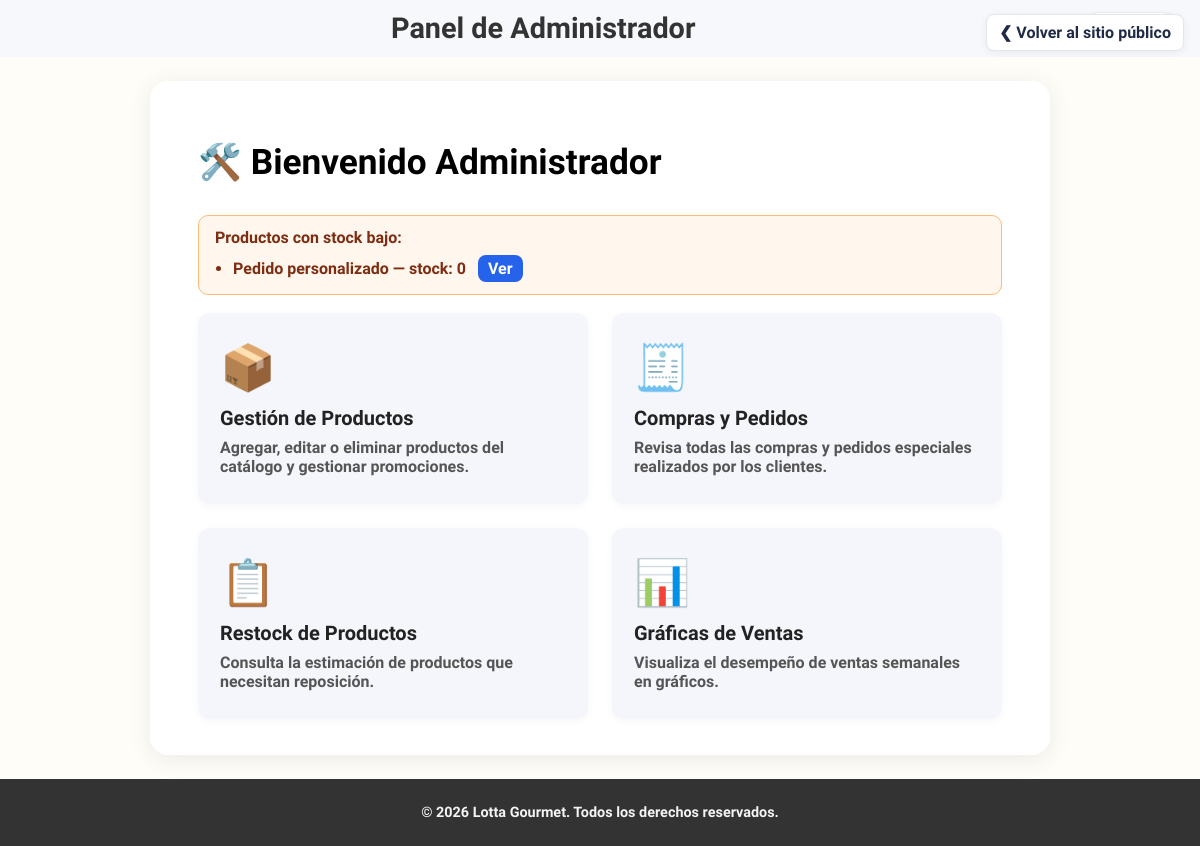
/admin (signed in), run on an earlier commit of the app's database.
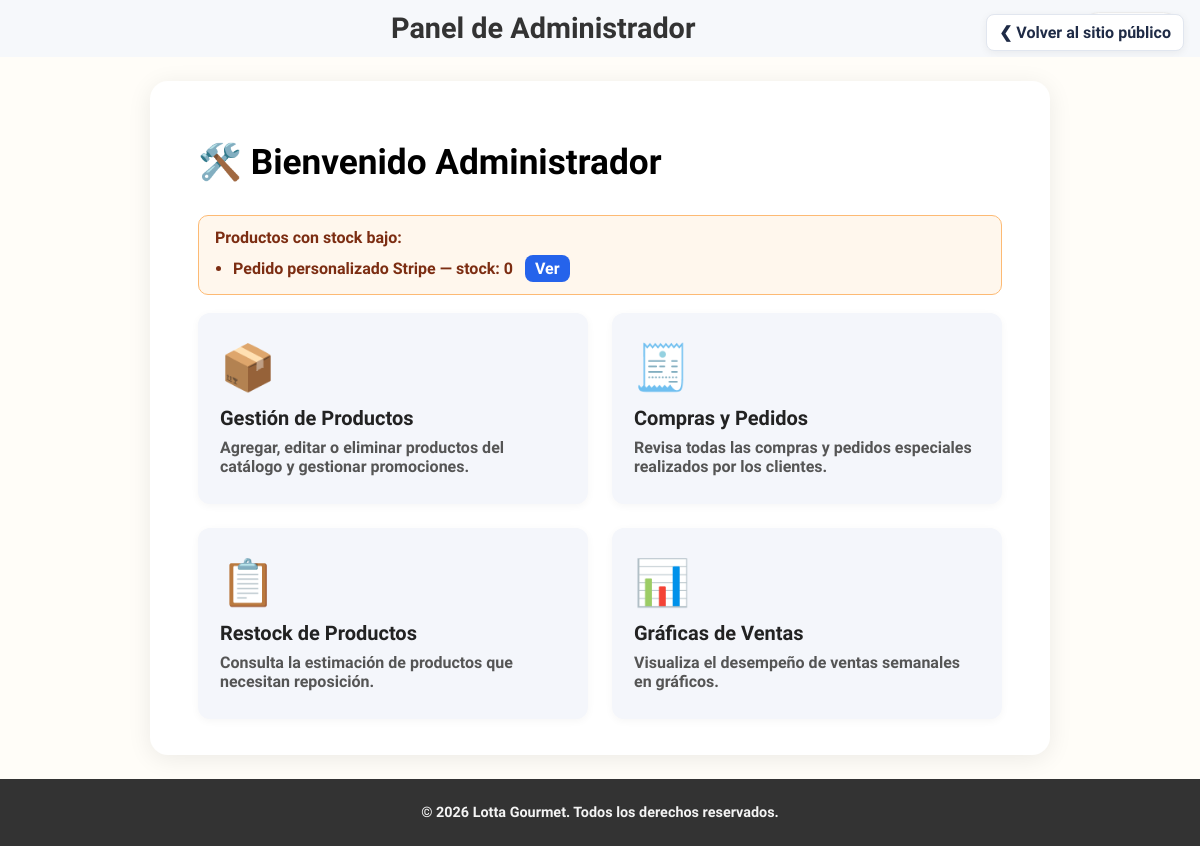
And on a later commit of the database.
### tables this page shows
CREATE TABLE `productos` (
  `id_producto` int(11) NOT NULL,
  `nombre` varchar(255) NOT NULL,
  `descripcion` text DEFAULT NULL,
  `precio` decimal(10,2) NOT NULL,
  `stock` int(11) NOT NULL,
  `imagen` varchar(255) DEFAULT NULL,
  `en_promocion` tinyint(1) NOT NULL DEFAULT 0,
  `precio_oferta` decimal(10,2) DEFAULT NULL
);

### Controller/AdminController.php (called while the page is built, shortened)
<?php
class AdminController {
    public function panel() {
        $database = new Database();
        $db = $database->getConnection();
        $db->exec("SET NAMES 'utf8mb4'");
        $umbral = 3;
        $stmt = $db->prepare('SELECT id_producto, nombre, stock FROM productos WHERE stock <= :umbral ORDER BY stock ASC, nombre ASC');
        $stmt->bindValue(':umbral', $umbral, PDO::PARAM_INT);
        $stmt->execute();
        $lowStock = $stmt->fetchAll(PDO::FETCH_ASSOC);
        require_once 'View/plantillas/header.php';
        require_once 'View/paginas/admin_panel.php';
        require_once 'View/plantillas/footer.php';
    }
}

### View/paginas/admin_panel.php (the view, shortened to what this page needs)
<main class="contenido-principal">
    <div class="admin-panel-card">
        <h1>🛠️ Bienvenido Administrador</h1>
        <?php if (isset($lowStock) && is_array($lowStock) && count($lowStock) > 0): ?>
            <div class="alert-low-stock">
                <strong>Productos con stock bajo:</strong>
                <ul>
                    <?php foreach ($lowStock as $p): ?>
                        <li>
                            <?php echo htmlspecialchars($p['nombre']); ?> — stock: <strong><?php echo (int)$p['stock']; ?></strong>
                            <a class="btn-restock" href="<?php echo BASE_URL; ?>admin/productos?id=<?php echo (int)$p['id_producto']; ?>">Ver</a>
                        </li>
                    <?php endforeach; ?>
                </ul>
            </div>
        <?php endif; ?>
        <div class="admin-panel-grid">
            <a class="admin-panel-item" href="<?php echo BASE_URL; ?>admin/productos">
                <div class="admin-panel-icon">📦</div>
                <div class="admin-panel-title">Gestión de Productos</div>
                <div class="admin-panel-desc">Agregar, editar o eliminar productos del catálogo y gestionar promociones.</div>
            </a>
            <a class="admin-panel-item" href="<?php echo BASE_URL; ?>admin/compras">
                <div class="admin-panel-icon">🧾</div>
                <div class="admin-panel-title">Compras y Pedidos</div>
                <div class="admin-panel-desc">Revisa todas las compras y pedidos especiales realizados por los clientes.</div>
            </a>
            <a class="admin-panel-item" href="<?php echo BASE_URL; ?>admin/restock">
                <div class="admin-panel-icon">📋</div>
                <div class="admin-panel-title">Restock de Productos</div>
                <div class="admin-panel-desc">Consulta la estimación de productos que necesitan reposición.</div>
            </a>
            <a class="admin-panel-item" href="<?php echo BASE_URL; ?>admin/graficas">
                <div class="admin-panel-icon">📊</div>
                <div class="admin-panel-title">Gráficas de Ventas</div>
                <div class="admin-panel-desc">Visualiza el desempeño de ventas semanales en gráficos.</div>
            </a>
        </div>
    </div>
</main>

What changed in the data, as far as the page shows it:
changed productos: nombre "Pedido personalizado" → "Pedido personalizado Stripe"
